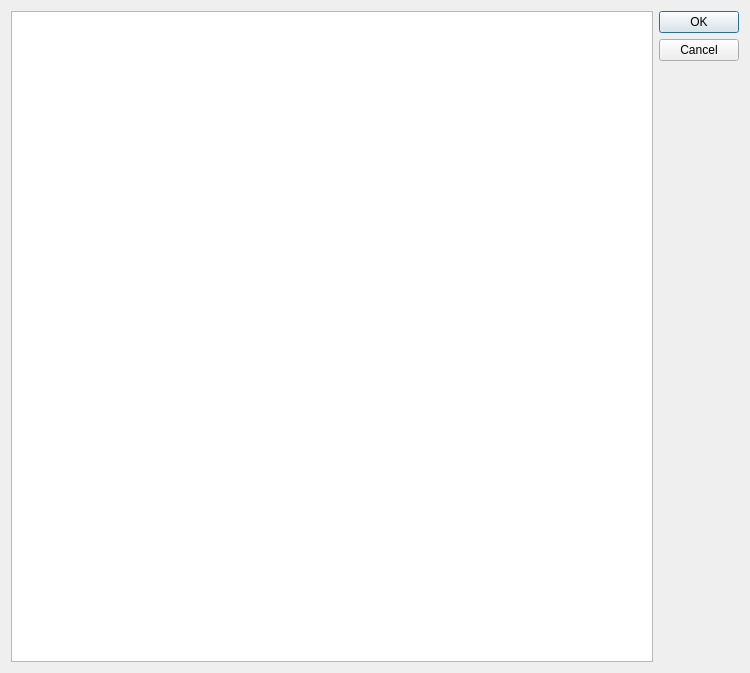
<?xml version="1.0" encoding="UTF-8"?>
<ui version="4.0">
 <class>ConfigEditDialog</class>
 <widget class="QDialog" name="ConfigEditDialog">
  <property name="geometry">
   <rect>
    <x>0</x>
    <y>0</y>
    <width>750</width>
    <height>673</height>
   </rect>
  </property>
  <property name="windowTitle">
   <string>Dialog</string>
  </property>
  <property name="windowIcon">
   <iconset resource="assets.qrc">
    <normaloff>:/swift/icon.png</normaloff>:/swift/icon.png</iconset>
  </property>
  <layout class="QGridLayout" name="gridLayout">
   <item row="0" column="0">
    <widget class="QTextBrowser" name="textBrowser">
     <property name="readOnly">
      <bool>false</bool>
     </property>
     <property name="overwriteMode">
      <bool>true</bool>
     </property>
    </widget>
   </item>
   <item row="0" column="1">
    <widget class="QDialogButtonBox" name="buttonBox">
     <property name="orientation">
      <enum>Qt::Vertical</enum>
     </property>
     <property name="standardButtons">
      <set>QDialogButtonBox::Cancel|QDialogButtonBox::Ok</set>
     </property>
    </widget>
   </item>
  </layout>
 </widget>
 <resources>
  <include location="assets.qrc"/>
 </resources>
 <connections>
  <connection>
   <sender>buttonBox</sender>
   <signal>accepted()</signal>
   <receiver>ConfigEditDialog</receiver>
   <slot>accept()</slot>
   <hints>
    <hint type="sourcelabel">
     <x>248</x>
     <y>254</y>
    </hint>
    <hint type="destinationlabel">
     <x>157</x>
     <y>274</y>
    </hint>
   </hints>
  </connection>
  <connection>
   <sender>buttonBox</sender>
   <signal>rejected()</signal>
   <receiver>ConfigEditDialog</receiver>
   <slot>reject()</slot>
   <hints>
    <hint type="sourcelabel">
     <x>316</x>
     <y>260</y>
    </hint>
    <hint type="destinationlabel">
     <x>286</x>
     <y>274</y>
    </hint>
   </hints>
  </connection>
 </connections>
</ui>
